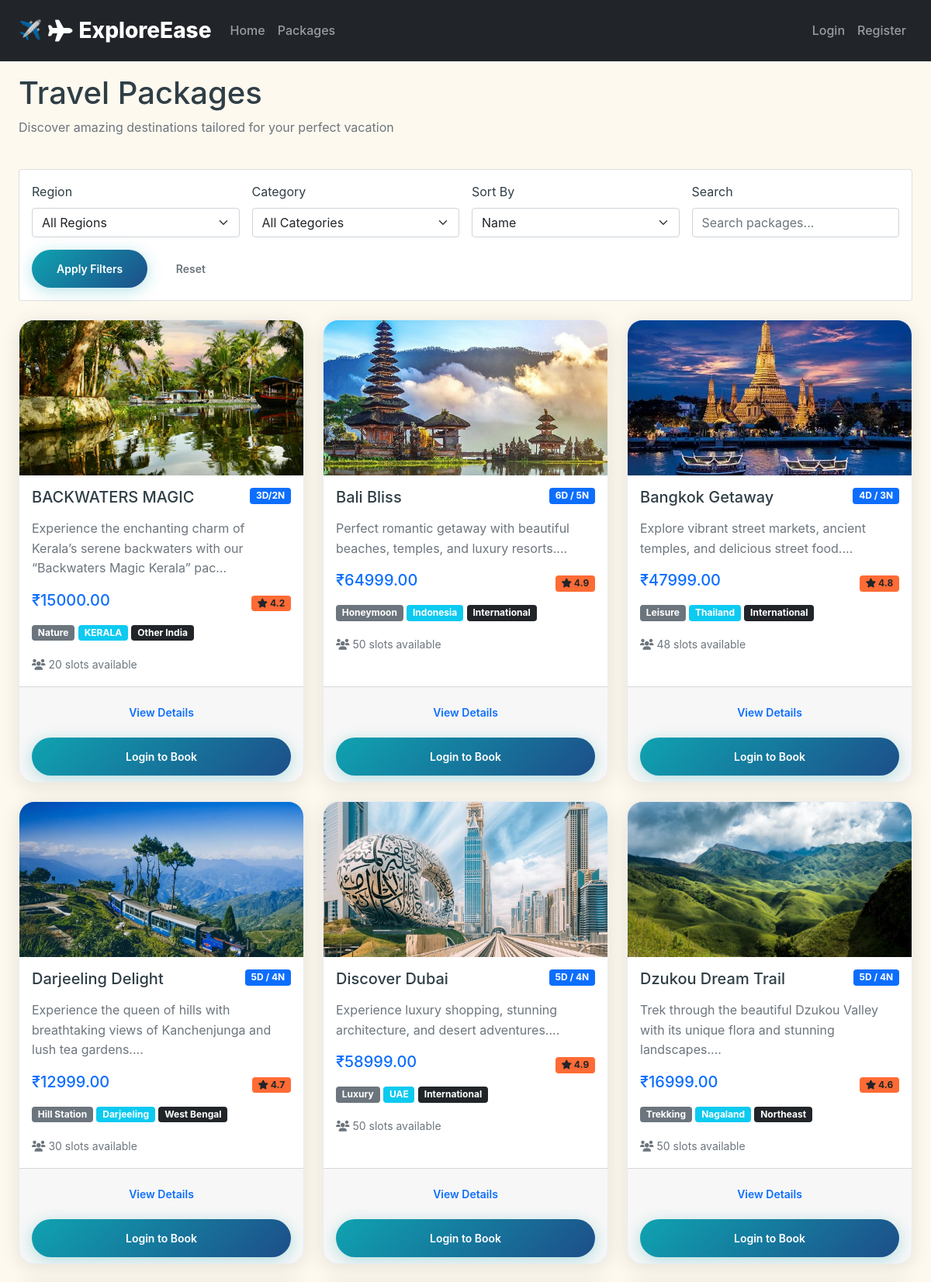
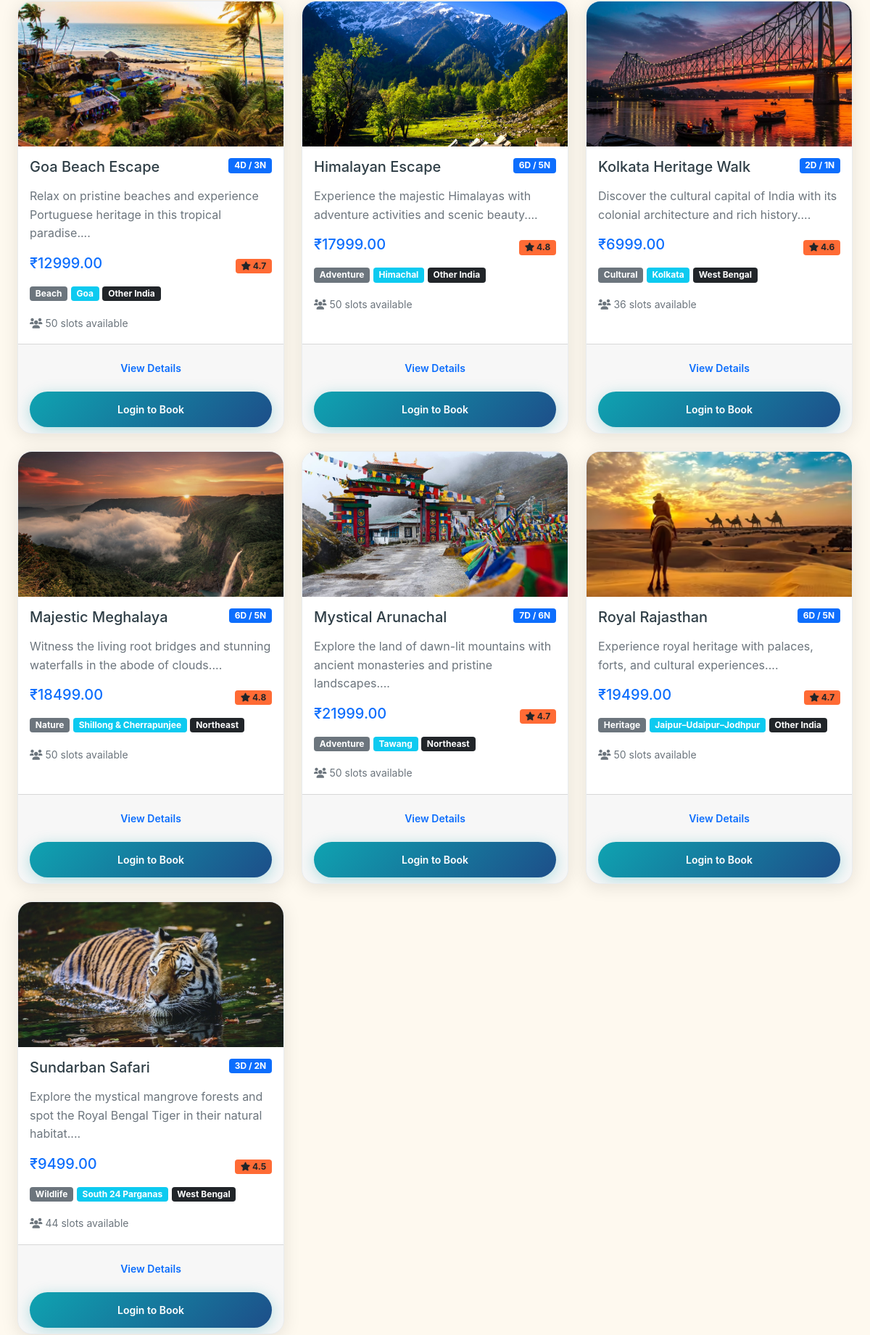
Page /packages (upper part) on the committed database (2 pictures, top to bottom).
### tables this page shows
CREATE TABLE packages
                 (id INTEGER PRIMARY KEY AUTOINCREMENT,
                  name TEXT NOT NULL,
                  destination TEXT NOT NULL,
                  category TEXT NOT NULL,
                  duration TEXT NOT NULL,
                  price REAL NOT NULL,
                  rating REAL NOT NULL,
                  latitude REAL NOT NULL,
                  longitude REAL NOT NULL,
                  description TEXT NOT NULL,
                  image TEXT NOT NULL,
                  region TEXT NOT NULL,
                  itinerary TEXT NOT NULL,
                  inclusions TEXT NOT NULL,
                  available_slots INTEGER DEFAULT 50,
                  is_active BOOLEAN DEFAULT TRUE,
                  created_at DATETIME DEFAULT CURRENT_TIMESTAMP);

### app.py (the view)
@app.route('/packages')
def packages():
    region = request.args.get('region', 'all')
    category = request.args.get('category', 'all')
    sort = request.args.get('sort', 'name')
    search = request.args.get('search', '')
    conn = sqlite3.connect('database.db')
    c = conn.cursor()
    query = 'SELECT * FROM packages WHERE is_active = TRUE'
    params = []
    if region != 'all':
        query += ' AND region = ?'
        params.append(region)
    if category != 'all':
        query += ' AND category = ?'
        params.append(category)
    if search:
        query += ' AND (name LIKE ? OR destination LIKE ? OR description LIKE ?)'
        params.extend([f'%{search}%', f'%{search}%', f'%{search}%'])
    if sort == 'price_low':
        query += ' ORDER BY price ASC'
    elif sort == 'price_high':
        query += ' ORDER BY price DESC'
    elif sort == 'rating':
        query += ' ORDER BY rating DESC'
    else:
        query += ' ORDER BY name ASC'
    c.execute(query, params)
    packages_list = c.fetchall()
    conn.close()
    return render_template('packages.html', packages=packages_list,
                         region=region, category=category, sort=sort, search=search)

### app.py (called while the page is built)
@app.context_processor
def inject_now():
    return {'now': datetime.now()}

@app.after_request
def add_header(response):
    response.headers['Cache-Control'] = 'no-cache, no-store, must-revalidate'
    response.headers['Pragma'] = 'no-cache'
    response.headers['Expires'] = '0'
    return response

@app.context_processor
def utility_processor():
    def format_date(date_value, fmt='%Y-%m-%d'):
        return safe_format_date(date_value, fmt)
    return {
        'now': datetime.now(),
        'format_date': format_date,
        'current_year': datetime.now().year
    }

### templates/packages.html (shortened to what this page needs)
{% extends "base.html" %}
{% block content %}
<div class="container mt-4">
    <div class="row mb-4">
        <div class="col-12">
            <h1>Travel Packages</h1>
            <p class="text-muted">Discover amazing destinations tailored for your perfect vacation</p>
        </div>
    </div>
    <div class="row mb-4">
        <div class="col-12">
            <div class="card">
                <div class="card-body">
                    <form method="GET" class="row g-3">
                        <div class="col-md-3">
                            <label for="region" class="form-label">Region</label>
                            <select class="form-select" id="region" name="region">
                                <option value="all" {% if region == 'all' %}selected{% endif %}>All Regions</option>
                            </select>
                        </div>
                        <div class="col-md-3">
                            <label for="category" class="form-label">Category</label>
                            <select class="form-select" id="category" name="category">
                                <option value="all" {% if category == 'all' %}selected{% endif %}>All Categories</option>
                            </select>
                        </div>
                        <div class="col-md-3">
                            <label for="sort" class="form-label">Sort By</label>
                            <select class="form-select" id="sort" name="sort">
                                <option value="name" {% if sort == 'name' %}selected{% endif %}>Name</option>
                            </select>
                        </div>
                        <div class="col-md-3">
                            <label for="search" class="form-label">Search</label>
                            <input type="text" class="form-control" id="search" name="search"
                                   value="{{ search }}" placeholder="Search packages...">
                        </div>
                        <div class="col-12">
                            <button type="submit" class="btn btn-primary">Apply Filters</button>
                            <a href="{{ url_for('packages') }}" class="btn btn-outline-secondary">Reset</a>
                        </div>
                    </form>
                </div>
            </div>
        </div>
    </div>
    <div class="row">
        {% if packages %}
            {% for package in packages %}
            <div class="col-lg-4 col-md-6 mb-4">
                <div class="card h-100 package-card">
                    <img src="{{ url_for('static', filename='images/' + package[10]) }}" class="card-img-top" alt="{{ package[1] }}" style="height: 200px; object-fit: cover;">
                    <div class="card-body">
                        <div class="d-flex justify-content-between align-items-start mb-2">
                            <h5 class="card-title">{{ package[1] }}</h5>
                            <span class="badge bg-primary">{{ package[4] }}</span>
                        </div>
                        <p class="card-text text-muted">{{ package[9][:100] }}...</p>
                        <div class="d-flex justify-content-between align-items-center mb-2">
                            <span class="h5 text-primary">₹{{ "%.2f"|format(package[5]) }}</span>
                            <span class="badge bg-warning text-dark">
                                <i class="fas fa-star"></i> {{ package[6] }}
                            </span>
                        </div>
                        <div class="mb-3">
                            <span class="badge bg-secondary">{{ package[3] }}</span>
                            <span class="badge bg-info">{{ package[2] }}</span>
                            <span class="badge bg-dark">{{ package[11] }}</span>
                        </div>
                        <div class="availability">
                            <small class="text-muted">
                                <i class="fas fa-users"></i> {{ package[14] }} slots available
                            </small>
                        </div>
                    </div>
                <div class="card-footer">
                    <div class="d-grid gap-2">
                        <a href="{{ url_for('package_detail', package_id=package[0]) }}" class="btn btn-outline-primary">View Details</a>
                        {% if current_user.is_authenticated %}
                        <div class="btn-group w-100" role="group">
                            <a href="{{ url_for('book_package', package_id=package[0]) }}" class="btn btn-primary">Book Now</a>
                            <a href="{{ url_for('add_to_wishlist', package_id=package[0]) }}" class="btn btn-outline-secondary">
                                <i class="fas fa-heart"></i>
                            </a>
                            <button type="button" class="btn btn-outline-info compare-btn"
                                    data-package-id="{{ package[0] }}"
                                    title="Add to Compare">
                                <i class="fas fa-balance-scale"></i>
                            </button>
                        </div>
                        {% else %}
                        <a href="{{ url_for('login') }}" class="btn btn-primary">Login to Book</a>
                        {% endif %}
                    </div>
                </div>
                </div>
            </div>
            {% endfor %}
        {% endif %}
    </div>
</div>
{% endblock %}

### static/css/style.css (style rules this page uses)
:root { --ocean-teal: #0FA3B1; --deep-sapphire: #1D4E89; --sunset-orange: #FF6B35; --golden-sand: #F4D35E; --coral-blush: #ED6A5A; --forest-emerald: #2A9D8F; --warm-cream: #FEF9EF; --charcoal-gray: #2F3E46; --slate-blue: #457B9D; --soft-white: #FFFFFF; --light-gray: #F8F9FA; --medium-gray: #E9ECEF; --gradient-ocean: linear-gradient(135deg, var(--ocean-teal) 0%, var(--deep-sapphire) 100%); --gradient-sunset: linear-gradient(135deg, var(--sunset-orange) 0%, var(--golden-sand) 100%); --gradient-coral: linear-gradient(135deg, var(--coral-blush) 0%, var(--sunset-orange) 100%); --gradient-forest: linear-gradient(135deg, var(--forest-emerald) 0%, var(--ocean-teal) 100%); --gradient-hero: linear-gradient(135deg, rgba(15, 163, 177, 0.9) 0%, rgba(29, 78, 137, 0.9) 100%); --shadow-sm: 0 2px 12px rgba(0, 0, 0, 0.08); --shadow-md: 0 8px 30px rgba(0, 0, 0, 0.12); --shadow-lg: 0 15px 45px rgba(0, 0, 0, 0.15); --shadow-card: 0 4px 25px rgba(0, 0, 0, 0.1); --shadow-hover: 0 20px 60px rgba(0, 0, 0, 0.18); --radius-sm: 8px; --radius-md: 12px; --radius-lg: 16px; --radius-xl: 20px; }
* { margin: 0; padding: 0; box-sizing: border-box; }
body { font-family: 'Inter', -apple-system, BlinkMacSystemFont, 'Segoe UI', Roboto, sans-serif; line-height: 1.6; color: var(--charcoal-gray); background-color: var(--warm-cream); overflow-x: hidden; }
.container { max-width: 1280px; margin: 0 auto; padding: 0 1.5rem; }
.btn { display: inline-flex; align-items: center; justify-content: center; gap: 0.5rem; padding: 0.875rem 2rem; border: none; border-radius: 50px; font-weight: 600; text-decoration: none; text-align: center; cursor: pointer; transition: all 0.3s ease; font-size: 0.875rem; position: relative; overflow: hidden; }
.btn::before { content: ''; position: absolute; top: 0; left: -100%; width: 100%; height: 100%; background: linear-gradient(90deg, transparent, rgba(255,255,255,0.2), transparent); transition: left 0.5s; }
.btn-primary { background: var(--gradient-ocean); color: white; box-shadow: 0 4px 20px rgba(15, 163, 177, 0.3); }
.package-card { background: var(--soft-white); border-radius: var(--radius-xl); box-shadow: var(--shadow-card); transition: all 0.4s cubic-bezier(0.175, 0.885, 0.32, 1.275); overflow: hidden; position: relative; border: 1px solid var(--medium-gray); height: 100%; }
.badge.bg-warning { background: var(--sunset-orange) !important; border-color: var(--sunset-orange); color: var(--charcoal-gray); }
body { padding-top: 80px; }
.container.mt-4 { margin-top: 0 !important; }
html { scroll-behavior: smooth; }

### rows in the picture
packages: image (picture), name "BACKWATERS MAGIC", duration "3D/2N", description "Experience the enchanting charm of Kerala’s serene backwaters with our “Backwaters Magic Kerala” pac", price "15000.00", rating "4.2", category "Nature", destination "KERALA", region "Other India", available_slots "20"
packages: image (picture), name "Bali Bliss", duration "6D / 5N", description "Perfect romantic getaway with beautiful beaches, temples, and luxury resorts.", price "64999.00", rating "4.9", category "Honeymoon", destination "Indonesia", region "International", available_slots "50"
packages: image (picture), name "Bangkok Getaway", duration "4D / 3N", description "Explore vibrant street markets, ancient temples, and delicious street food.", price "47999.00", rating "4.8", category "Leisure", destination "Thailand", region "International", available_slots "48"
packages: image (picture), name "Darjeeling Delight", duration "5D / 4N", description "Experience the queen of hills with breathtaking views of Kanchenjunga and lush tea gardens.", price "12999.00", rating "4.7", category "Hill Station", destination "Darjeeling", region "West Bengal", available_slots "30"
packages: image (picture), name "Discover Dubai", duration "5D / 4N", description "Experience luxury shopping, stunning architecture, and desert adventures.", price "58999.00", rating "4.9", category "Luxury", destination "UAE", region "International", available_slots "50"
packages: image (picture), name "Dzukou Dream Trail", duration "5D / 4N", description "Trek through the beautiful Dzukou Valley with its unique flora and stunning landscapes.", price "16999.00", rating "4.6", category "Trekking", destination "Nagaland", region "Northeast", available_slots "50"
packages: image (picture), name "Goa Beach Escape", duration "4D / 3N", description "Relax on pristine beaches and experience Portuguese heritage in this tropical paradise.", price "12999.00", rating "4.7", category "Beach", destination "Goa", region "Other India", available_slots "50"
packages: image (picture), name "Himalayan Escape", duration "6D / 5N", description "Experience the majestic Himalayas with adventure activities and scenic beauty.", price "17999.00", rating "4.8", category "Adventure", destination "Himachal", region "Other India", available_slots "50"
packages: image (picture), name "Kolkata Heritage Walk", duration "2D / 1N", description "Discover the cultural capital of India with its colonial architecture and rich history.", price "6999.00", rating "4.6", category "Cultural", destination "Kolkata", region "West Bengal", available_slots "36"
packages: image (picture), name "Majestic Meghalaya", duration "6D / 5N", description "Witness the living root bridges and stunning waterfalls in the abode of clouds.", price "18499.00", rating "4.8", category "Nature", destination "Shillong & Cherrapunjee", region "Northeast", available_slots "50"
packages: image (picture), name "Mystical Arunachal", duration "7D / 6N", description "Explore the land of dawn-lit mountains with ancient monasteries and pristine landscapes.", price "21999.00", rating "4.7", category "Adventure", destination "Tawang", region "Northeast", available_slots "50"
packages: image (picture), name "Royal Rajasthan", duration "6D / 5N", description "Experience royal heritage with palaces, forts, and cultural experiences.", price "19499.00", rating "4.7", category "Heritage", destination "Jaipur–Udaipur–Jodhpur", region "Other India", available_slots "50"
packages: image (picture), name "Sundarban Safari", duration "3D / 2N", description "Explore the mystical mangrove forests and spot the Royal Bengal Tiger in their natural habitat.", price "9499.00", rating "4.5", category "Wildlife", destination "South 24 Parganas", region "West Bengal", available_slots "44"
